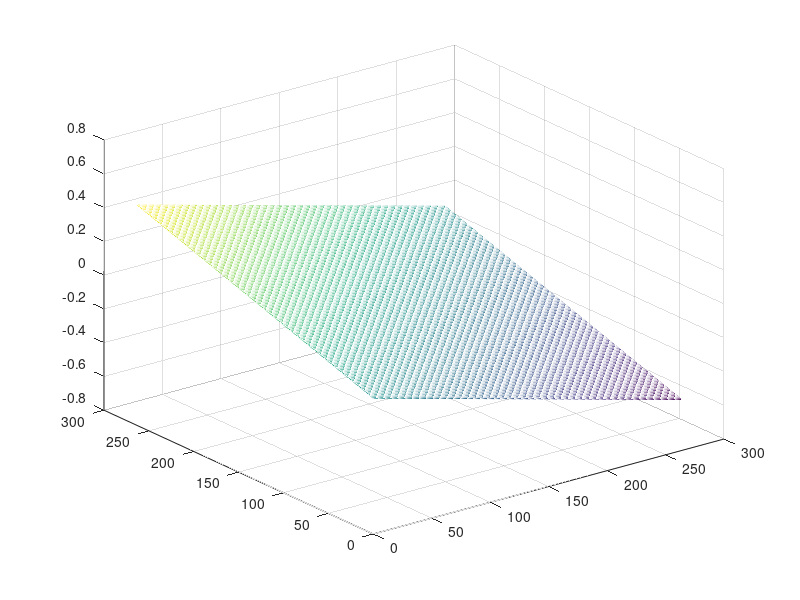
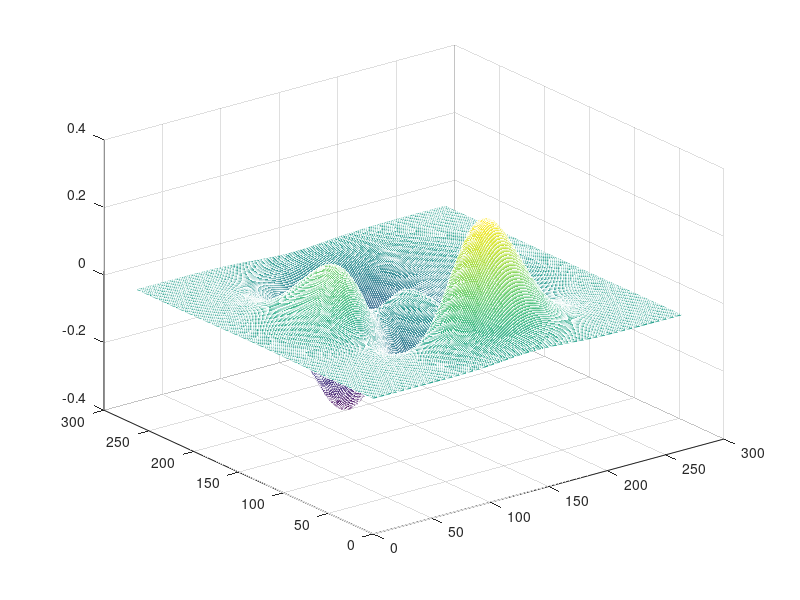

Write MATLAB code to recreate these figures, in order. (Note: this script raises an error after producing the figures.)
% %% Entendiendo peakfinder
% clear
% imagen = imread('_1_Otarro.tif');
% plano =  imread('_5_Pvaso.tif');
% % imagen = double(imread('SObjeto.png'));
% % plano  = double(imread('SPlano.png'));
% %%
% figure, imagesc(imagen),colormap gray
% hold on
% for i = 1:size(imagen,1)
% xma{i} = peakfinder (medfilt1( double(imagen(i,:))));
% xmi{i} = peakfinder (medfilt1( -double(imagen(i,:))));
% plot(xma{i},i,'.b')
% plot(xmi{i},i,'.r')
% end
%% Iluminacion Peaks+ruido
rng(11),noi=0.01*randn(264); %Ruido obj
rng(10),noi2=0.01*randn(264); %Ruido plano
x=[1  264 1 264];
y=[1  1 264 264];
z=[0 -0.5 0.5 0];
[X,Y]=meshgrid(1:264);
Z= griddata(x,y,z,X,Y);
mesh(X,Y,Z)
%% Iluminacion gausiana + ruido
rng(11),noi=0.01*randn(264); %Ruido obj
rng(10),noi2=0.01*randn(264); %Ruido plano
x=linspace(-0.1,0.1,264);
y=x';               
[X,Y]=meshgrid(x,y);
Z=exp(-(X.^2+Y.^2)/0.005);
figure(2)
mesh(X,Y,Z)
%% Iluminacion por peaks
z=peaks(264);
[X,Y]=meshgrid(1:264);
Z= -0.4*(z/max(z(:)));
mesh(X,Y,Z)
%% Objeto y plano simulado
fo=1/24;%frecuencia portadora
x=1:264;
z=peaks(264);
shape=0.95*z;
y=0.5+0.5*cos(2*pi*fo*x);
f_plano=Z+noi2+repmat(y,264,1); %Franjas del plano
%f_obj=-0.4*(z/max(z(:)))+0.3+Z+0.5*cos(2*pi*fo*repmat(x,264,1)+shape); %Franjas del objeto
f_obj= noi+0.3+Z+0.5*cos(2*pi*fo*repmat(x,264,1)+shape); %Franjas del objeto
f_obj=   imnormalize(f_obj); % normalizando
f_plano= imnormalize(f_plano);
imagen= uint8(255*f_obj);
plano=  uint8(255*f_plano);
figure(1)
imagesc(f_obj), colormap gray
figure(2)
imagesc(f_plano), colormap gray
%% Hilbert
fho = hilbert2(imagen);
%% MOBEMD
if size(imagen,1)< size(imagen,2)
    imagen2 = double(imcrop(imagen,[1 1 size(imagen,1)-1 size(imagen,1)-1]));
    plano2  = double(imcrop(plano,[1 1 size(plano,1)-1 size(plano,1)-1]));
elseif size(imagen,2)< size(imagen,1)
    imagen2 = double(imcrop(imagen,[1 1 size(imagen,2)-1 size(imagen,2)-1]));
    plano2  = double(imcrop(plano, [1 1 size(plano ,2)-1 size(plano ,2)-1]));
else
    imagen2=double(imagen);
    plano2 =double(plano);
end
Components=MOBEMD(imagen2,'lowpass',4);
fmb=squeeze(Components(:,:,1));
Components=MOBEMD(plano2,'lowpass',4);
pmb=squeeze(Components(:,:,1));
%% BEMD
if size(imagen,1)>512 || size(imagen,2)>512
imagen3 = double(imresize(imagen,[512 512]));
plano3 = double(imresize(plano,[512 512]));
else
    imagen3=double(imagen);
    plano3= double(plano);
end
modos = bemd(imagen3,3);
fbb = double(imagen)-imresize(modos(:,:,end),size(imagen));

modos = bemd(plano3,3);
pbb = double(plano)-imresize(modos(:,:,end),size(plano));
%% Visualizacion de las imagenes compensadas
%figure(99)

figure(221), imagesc(imagen),colormap gray,xlabel('position X/ Pixel'),ylabel('Position Y/ Pixel') % imagen original
figure(222), imagesc(fho)   ,colormap gray,xlabel('position X/ Pixel'),ylabel('Position Y/ Pixel') % Hilbert
figure(223), imagesc(fmb)   ,colormap gray,xlabel('position X/ Pixel'),ylabel('Position Y/ Pixel') % MOBEMD
figure(224), imagesc(fbb)   ,colormap gray,xlabel('position X/ Pixel'),ylabel('Position Y/ Pixel')  % BEMD
saveas(figure(221),'Comparaciones\Peaks\Pat_original.eps','eps')
saveas(figure(222),'Comparaciones\Peaks\Pat_hilbert.eps','eps')
saveas(figure(223),'Comparaciones\Peaks\Pat_mobemd.eps','eps')
% h= title('Espectro de las imagenes','FontSize',12);
% set(gca,'Visible','off');
% set(h,'Visible','on');
%% espectros 
fft_imagen  = abs(fft2(imagen));
fft_hilbert = abs(fft2(  fho ));
fft_MOBEMD  = abs(fft2(  fmb ));
fft_BEMD    = abs(fft2(  fbb ));

%% imagen de espectros 

figure(221), imagesc(fftshift(fft_imagen )),colormap gray%, title('(a) imagen original' )
%rectangle('position',rec,'EdgeColor','r','linewidth',2)
figure(222), imagesc(fftshift(fft_hilbert)),colormap gray%, title('(b) hilbert')
%rectangle('position',rec,'EdgeColor','r','linewidth',2)
figure(223), imagesc(fftshift(fft_MOBEMD )),colormap gray%, title('(c) MOBEMD' )
%rectangle('position',rec,'EdgeColor','r','linewidth',2)
figure(224), imagesc(fftshift(fft_BEMD   )),colormap gray%, title('(d) BEMD'   )
%rectangle('position',rec,'EdgeColor','r','linewidth',2)
saveas(figure(221),'Comparaciones\Peaks\zpa_original.eps','eps')
saveas(figure(222),'Comparaciones\Peaks\zpa_hilbert.eps','eps')
saveas(figure(223),'Comparaciones\Peaks\zpa_mobemd.eps','eps')

%% Espectros recortados
figure(221), imagesc(imcrop(fftshift(fft_imagen ),rec)), axis off, colormap gray%, title('(a) imagen original' )
%rectangle('position',[1 1 rec(3) rec(4)],'EdgeColor','r','linewidth',5)
figure(222), imagesc(imcrop(fftshift(fft_hilbert),rec)), axis off, colormap gray%, title('(b) hilbert')
%rectangle('position',[1 1 rec(3) rec(4)],'EdgeColor','r','linewidth',5)
figure(223), imagesc(imcrop(fftshift(fft_MOBEMD ),rec)), axis off, colormap gray%, title('(c) MOBEMD' )
%rectangle('position',[1 1 rec(3) rec(4)],'EdgeColor','r','linewidth',5)
%figure(224), imagesc(imcrop(fftshift(fft_BEMD   ),rec)), axis off, colormap gray%, title('(d) BEMD'  )
%rectangle('position',[1 1 rec(3) rec(4)],'EdgeColor','r','linewidth',5)
% axes;
% h= title('Espectro de las imagenes','FontSize',12);
% set(gca,'Visible','off');
% set(h,'Visible','on');
saveas(figure(221),'Comparaciones\Peaks\zpl_original.eps','eps')
saveas(figure(222),'Comparaciones\Peaks\zpl_hilbert.eps','eps')
saveas(figure(223),'Comparaciones\Peaks\zpl_mobemd.eps','eps')
%%
% figure(101)
figure(221), imagesc(fftshift(log(1+fft_imagen ))),axis off,colormap gray%, title('(a) imagen original')
%rectangle('position',rec,'EdgeColor','r','linewidth',2)
figure(222), imagesc(fftshift(log(1+fft_hilbert))),axis off,colormap gray%, title('(b) hilbert'        )
%rectangle('position',rec,'EdgeColor','r','linewidth',2)
figure(223), imagesc(fftshift(log(1+fft_MOBEMD ))),axis off,colormap gray%, title('(c) MOBEMD'         )
%rectangle('position',rec,'EdgeColor','r','linewidth',2)
figure(224), imagesc(fftshift(log(1+fft_BEMD   ))),axis off,colormap gray%, title('(d) BEMD'           )
%rectangle('position',rec,'EdgeColor','r','linewidth',2)
% axes;
% h= title('Espectro de las imagenes- Escala logaritmica','FontSize',12);
% set(gca,'Visible','off');
% set(h,'Visible','on');
saveas(figure(221),'Comparaciones\Peaks\zpl_original.eps','eps')
saveas(figure(222),'Comparaciones\Peaks\zpl_hilbert.eps','eps')
saveas(figure(223),'Comparaciones\Peaks\zpl_mobemd.eps','eps')
%% Comparacion linea 130th
fii = imnormalize(fftshift(abs(fft(imagen(130,:))))); 
foo = imnormalize(fftshift(abs(fft(   fho(130,:))))); 
fmm = imnormalize(fftshift(abs(fft(   fmb(130,:))))); 
fee = imnormalize(fftshift(abs(fft(   fbb(130,:))))); 
figure(221), plot(fii), axis([1 264 0 1.2 ])%, xlabel('(a)imagen original')
figure(222), plot(foo), axis([1 264 0 1.2])%, xlabel('(b)hilbert')
figure(223), plot(fmm), axis([1 264 0 1.2])%, xlabel('(c)MOBEMD')
figure(224), plot(fee), axis([1 264 0 1.2])%, xlabel('(c)MOBEMD')
%Guardar las imagenes
saveas(figure(221),'Comparaciones\Peaks\lin_original.eps','eps')
saveas(figure(222),'Comparaciones\Peaks\lin_hilbert.eps','eps')
saveas(figure(223),'Comparaciones\Peaks\lin_mobemd.eps','eps')
%%
%%%%%%%%%%%%%%%%%%%%%%%%%%%%%%%%%%%%%%%%%%%%%
%%%%%%%%%%  RECONSTRUCCION %%%%%%%%%%%%%%%%%%
%%%%%%%%%%%%%%%%%%%%%%%%%%%%%%%%%%%%%%%%%%%%%
%%%%%%%%%%%%%%%%%%%%%%%%%%%%%%%%%%%%%%%%%%%%%

%% 
%%%%%%%%%%%%%%%%%%  Ventanas de filtrado %%%%%%%%%%%%%%%
%%%%%%%%%%%%%%%%%%%%%%%%%%%%%%%%%%%%%%%%%%%%%%%%%%%%%%%%
%% Ventana 1 - seleccionada en base a TF
XF= [137 1 153 148];
%% Ventana 2- Seleccionada en base a hilbert2
XF =[136 120 153 148];
%% Ventana 3- Seleccionada en base a MOBEMD
%XF= [136 1 264 264];
XF= [136 1 159 151];
%% Ventana 4- Seleccionada en base a BEMD
XF= [136 1 152 149];
%% Reconstruccion normal 
r_normal = R3D_TF_pr(plano,imagen,XF);
%r_normal = r_normal-mean(r_normal(:));
figure(200),mesh(1:264,1:264,r_normal)

%% Reconstruccion hilbert
plano2=hilbert2(plano);
r_hilb = R3D_TF_pr(plano2,fho,XF);
%r_hilb = r_hilb-mean(r_hilb(:));
figure(201),mesh(1:264,1:264,r_hilb)
%% Reconstruccion MOBEMD
r_mobemd = R3D_TF_pr(pmb,fmb,XF);
%r_mobemd = r_mobemd-mean(r_mobemd (:));
figure(202),mesh(1:264,1:264,r_mobemd)

%% Reconstruccion BEMD
r_bemd = R3D_TF_pr(pbb,fbb,XF);
r_bemd = r_bemd -mean(r_bemd (:));
figure(203),mesh(1:264,1:264,r_bemd)
% % Borrar despues
% e4 = sqrt ( sum((z(:)-r_bemd  (:)).^2)/(numel(z)));
% fprintf('\n dif = %2.22f \n',e4)
% %Borrar
%% Visualizacion de reconstrucciones
%figure(103)
figure(221), mesh(1:264,1:264,r_normal),xlabel('position X/ Pixel'),ylabel('Position Y/ Pixel'),zlabel('Height/mm'),colormap gray
figure(222), mesh(1:264,1:264,r_hilb),xlabel('position X/ Pixel'),ylabel('Position Y/ Pixel'),zlabel('Height/mm'),colormap gray
figure(223), mesh(1:264,1:264,r_mobemd),xlabel('position X/ Pixel'),ylabel('Position Y/ Pixel'),zlabel('Height/mm'),colormap gray
figure(224), mesh(1:264,1:264,r_bemd),xlabel('position X/ Pixel'),ylabel('Position Y/ Pixel'),zlabel('Height/mm'),colormap gray
saveas(figure(221),'Comparaciones\Peaks\rec_original.eps','eps')
saveas(figure(222),'Comparaciones\Peaks\rec_hilbert.eps','eps')
saveas(figure(223),'Comparaciones\Peaks\rec_mobemd.eps','eps')
%saveas(figure(224),'figuras\bemd.png','png')
%% Calculo de errores rms
z = 0.95*peaks(264);
%z = z-mean(z(:));
e1 = sqrt ( sum((z(:)-r_normal(:)).^2)/(numel(z)));
e2 = sqrt ( sum((z(:)-r_hilb  (:)).^2)/(numel(z)));
e3 = sqrt ( sum((z(:)-r_mobemd(:)).^2)/(numel(z)));
e4 = sqrt ( sum((z(:)-r_bemd  (:)).^2)/(numel(z)));
fprintf('\n Errores RMS: \n e1=%1.10f \n e2=%1.10f \n e3=%1.10f \n e4=%1.10f  \n',e1,e2,e3,e4)

em1 = max(abs(z(:)-r_normal(:)));
em2 = max(abs(z(:)-r_hilb  (:)));
em3 = max(abs(z(:)-r_mobemd(:)));
em4 = max(abs(z(:)-r_bemd (:)));
fprintf('\n Errores max: \n e1=%1.10f \n e2=%1.10f \n e3=%1.10f \n e4=%1.10f   \n',em1,em2,em3,e4)


%% Errores variando altura
% n = -1:0.005:1; 
% e1=zeros(size(n));
% e2=e1;e3=e1;e4=e1;
% for i = 1:numel(n)
% e1(i) = sqrt ( sum((z(:)+n(i)-r_normal(:)).^2)/(numel(z)));
% e2(i) = sqrt ( sum((z(:)+n(i)-r_hilb  (:)).^2)/(numel(z)));
% e3(i) = sqrt ( sum((z(:)+n(i)-r_mobemd(:)).^2)/(numel(z)));
% e4(i) = sqrt ( sum((z(:)+n(i)-r_bemd  (:)).^2)/(numel(z)));
% end
%% Mapa de errores relativos
%figure(104)
figure(221), mesh(1:264,1:264,-(z-r_normal)), axis([1 264 1 264 -2 2])
xlabel('position X/ Pixel'),ylabel('Position Y/ Pixel'),zlabel('Height/mm'),colormap gray
%set(gca,'Xtick',[]); set(gca,'Ytick',[]); title('(a)')
figure(222), mesh(1:264,1:264,-(r_hilb  -z)), axis([1 264 1 264 -2 2])
xlabel('position X/ Pixel'),ylabel('Position Y/ Pixel'),zlabel('Height/mm'),colormap gray
%set(gca,'Xtick',[]); set(gca,'Ytick',[]);title('(b)')
figure(223), mesh(1:264,1:264,-(r_mobemd-z)), axis([1 264 1 264 -2 2])
xlabel('position X/ Pixel'),ylabel('Position Y/ Pixel'),zlabel('Height/mm'),colormap gray
%set(gca,'Xtick',[]); set(gca,'Ytick',[]);title('(c)')
figure(224), mesh(1:264,1:264,-(r_bemd  -z)), axis([1 264 1 264 -2 2])
xlabel('position X/ Pixel'),ylabel('Position Y/ Pixel'),zlabel('Height/mm'),colormap gray
%set(gca,'Xtick',[]); set(gca,'Ytick',[]);title('(d)')
saveas(figure(221),'Comparaciones\Peaks\map_original.eps','eps')
saveas(figure(222),'Comparaciones\Peaks\map_hilbert.eps','eps')
saveas(figure(223),'Comparaciones\Peaks\map_mobemd.eps','eps')
saveas(figure(224),'errores\bemd.png','png')

